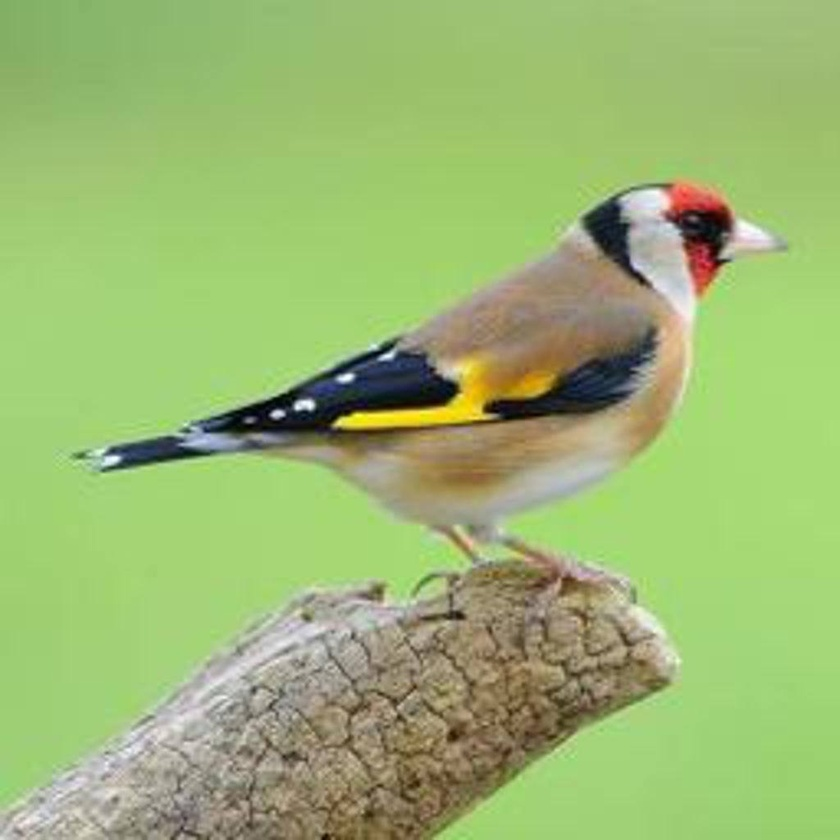
#> input picture Unit07/data/bird.jpg, 840 x 840 px, shrunk from 1024 x 1024 before the run
$ jupyter execute '7.4_Kmeans_Image segmentation_實戰.ipynb'
#> lines starting #> are read from the running program, lines starting #| are printed output that depends on the picture
[cell 1]
import numpy as np
import matplotlib.pyplot as plt
import cv2
from sklearn.cluster import KMeans

## 請安裝
> pip install opencv-python

# Problem : K-Means Clustering
**K-Means Clustering** is an unsupervised learning algorithm for data grouping. In image segmen- tation, it can be applied to partition image pixels into different groups based on the associated pixel values or features. In this problem, you will learn how to segment the provided image by using K-means clustering.

[cell 2]
img = cv2.imread('data/bird.jpg') #BGR
#> img is the input picture: shape (840, 840, 3); mean B, G, R 113.7, 183.4, 155.5
img = cv2.cvtColor(img, cv2.COLOR_BGR2RGB) #BGR轉RGB

## 1-1. cluster with only RGB values

[cell 3]
def km_clust(array, n_clusters):
    # Define the k-means clustering problem
    k_m = KMeans(n_clusters = n_clusters)
    # Solve the k-means clustering problem
    k_m.fit(array)
    # Get the coordinates of the clusters centres
    center = k_m.cluster_centers_
    print(center)
    # Get the label of each point
    label = k_m.labels_
    return(label, center)

[cell 4]
h, w, c = img.shape
#> h = 840; w = 840; c = 3
print(img.shape)
#| (840, 840, 3)
#長, 寬, RGB三色

Z = img.reshape((-1,3))
Z.shape
'''
np.reshape(A,(a,b))
A:需要被重新組合的陣列
(a,b): 各個維度的長度。比如要想展開成二維陣列，那麼(a,b)就是展開成a行b列。如果某一個維度長度不確定，可以用-1代替。
'''

Ka = [2, 4, 8, 32]
plt.figure(figsize=(16,12))

for i, K in enumerate(Ka):
    label, center = km_clust(Z, K)
    center = np.uint8(center[:,:])#將RGB轉成整數
    res = center[label.flatten()] #.flatten()降成一維
    res = res.reshape(img.shape) #變成可視化
    plt.subplot(1,len(Ka),i+1)
    plt.title("K={}".format(K))
    plt.imshow(res)
#> this loop made 4 passes
#> center on pass 1: [[163, 197, 120], [107, 95, 71]]
#> pass 1, `res = res.reshape(img.shape)`:
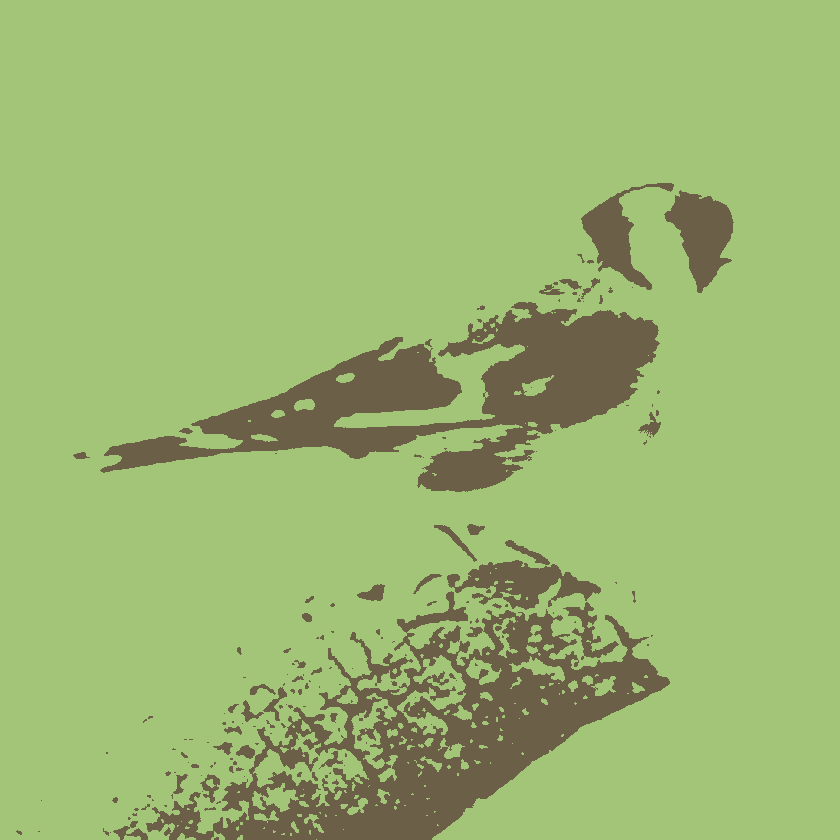
#> res: shape (840, 840, 3); mean R, G, B 155.2, 182.7, 113.1
#> pass 2, `res = res.reshape(img.shape)`:
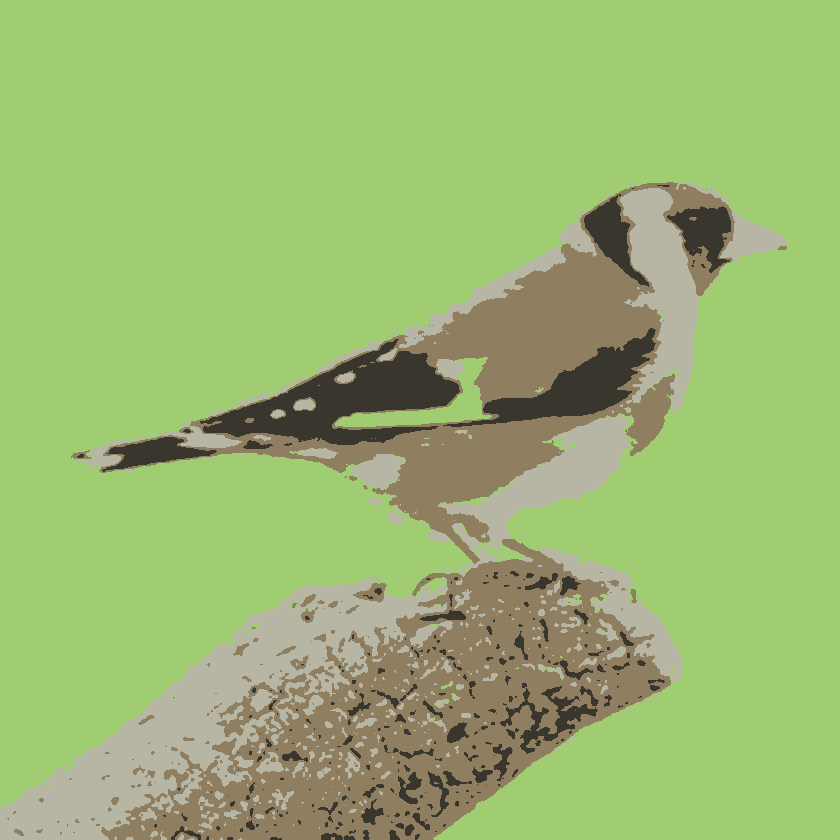
#> res: shape (840, 840, 3); mean R, G, B 154.8, 182.7, 113
#> pass 3, `res = res.reshape(img.shape)`:
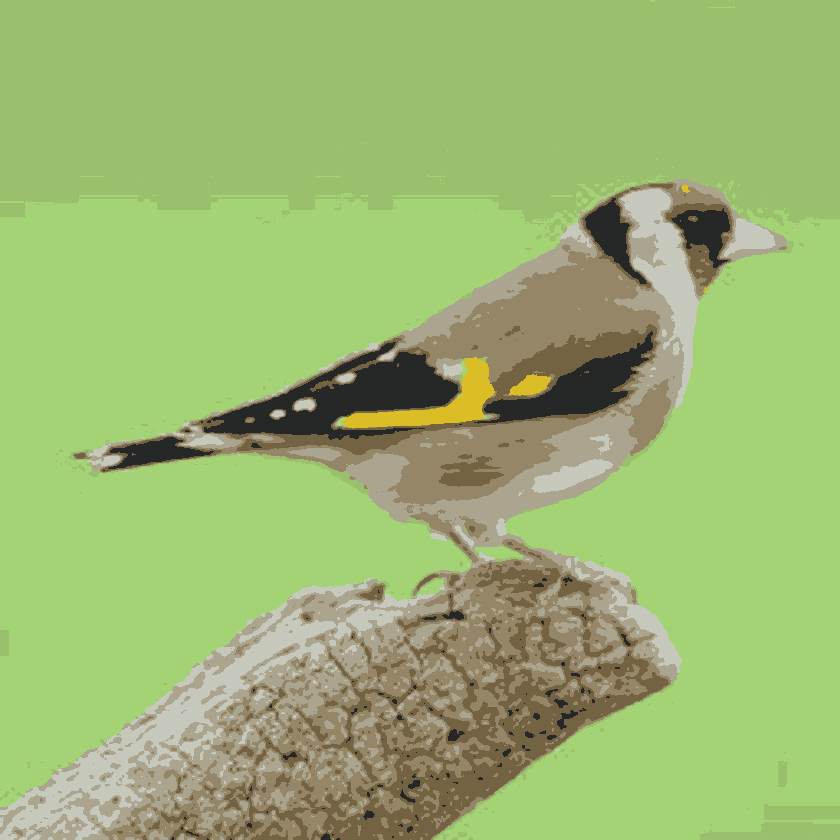
#> res: shape (840, 840, 3); mean R, G, B 155, 182.7, 113
'''
假設
center = [ [163 197 120], [107  95  71] ] -->RGB值，也是一個中心點
label = [0, 1, 0, 0, 1]
center[label]使用for迴圈後，意思是將label視為index值，若label=0，則寫入[163 197 120]，反之則寫入[107  95  71]

res.shape 原本是 (1048576, 3)
res.reshape(img.shape) 變成 (1024, 1024, 3)
'''
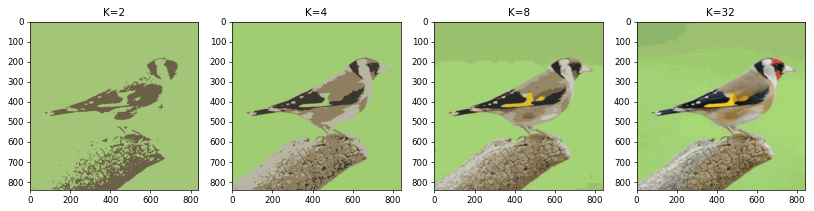
#> figure drawn by matplotlib, 4 panels

## 1-2. cluster with RGB values and the location

[cell 5]
h, w, c = img.shape

#Added location feature
Z = np.zeros((h, w, c+2))
for h in range(len(img)):
    for w in range(len(img[h])):
        Z[h][w] = np.append(img[h][w], [[h], [w]])
Z = Z.reshape(-1, 5)

Ks = [2,4]
plt.figure(figsize=(16,12))

for i, K in enumerate(Ks):
    label, center = km_clust(Z, K)

    # Now convert back into uint8, and make original image
    center = np.uint8(center[:, :3])
    res = center[label.flatten()]
    res = res.reshape((img.shape))

    plt.subplot(1, 5, i+1)
    plt.axis('off')
    plt.title("K = {}".format(K))
    plt.imshow(res)
#> this loop made 2 passes
#> center on pass 1: [[153, 185, 110], [157, 181, 117]]
#> pass 1, `res = res.reshape((img.shape))`:
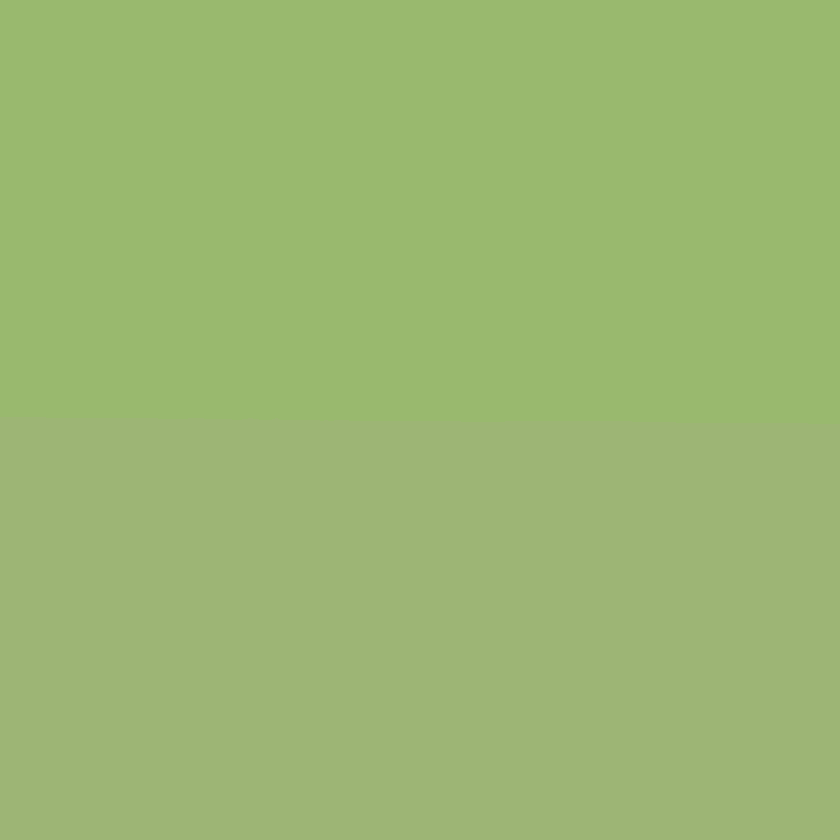
#> res: shape (840, 840, 3); mean R, G, B 155, 183, 113.5

plt.show()

## 1-3. explain the differences between the two methods under the same K.

[cell 6]
h, w, c = img.shape

#Added location feature
Z = np.zeros((h, w, c+2))
for h in range(len(img)):
    for w in range(len(img[h])):
        Z[h][w] = np.append(img[h][w], [[h/4], [w/4]])
Z = Z.reshape(-1, 5)

Ks = [2,4,8]
plt.figure(figsize=(16,12))

for i, K in enumerate(Ks):
    label, center = km_clust(Z, K)

    # Now convert back into uint8, and make original image
    center = np.uint8(center[:, :3])
    res = center[label.flatten()]
    res = res.reshape((img.shape))

    plt.subplot(1, 5, i+1)
    plt.axis('off')
    plt.title("K = {}".format(K))
    plt.imshow(res)
#> this loop made 3 passes
#> center on pass 1: [[160, 197, 121], [151, 171, 107]]
#> pass 2, `res = res.reshape((img.shape))`:
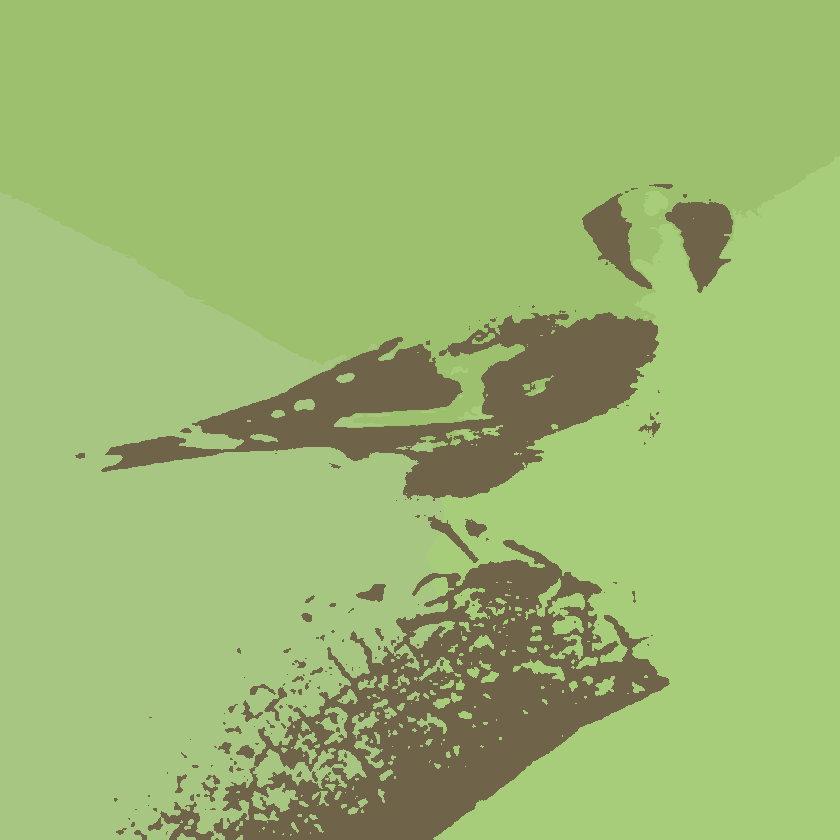
#> res: shape (840, 840, 3); mean R, G, B 154.9, 182.8, 113
#> pass 3, `res = res.reshape((img.shape))`:
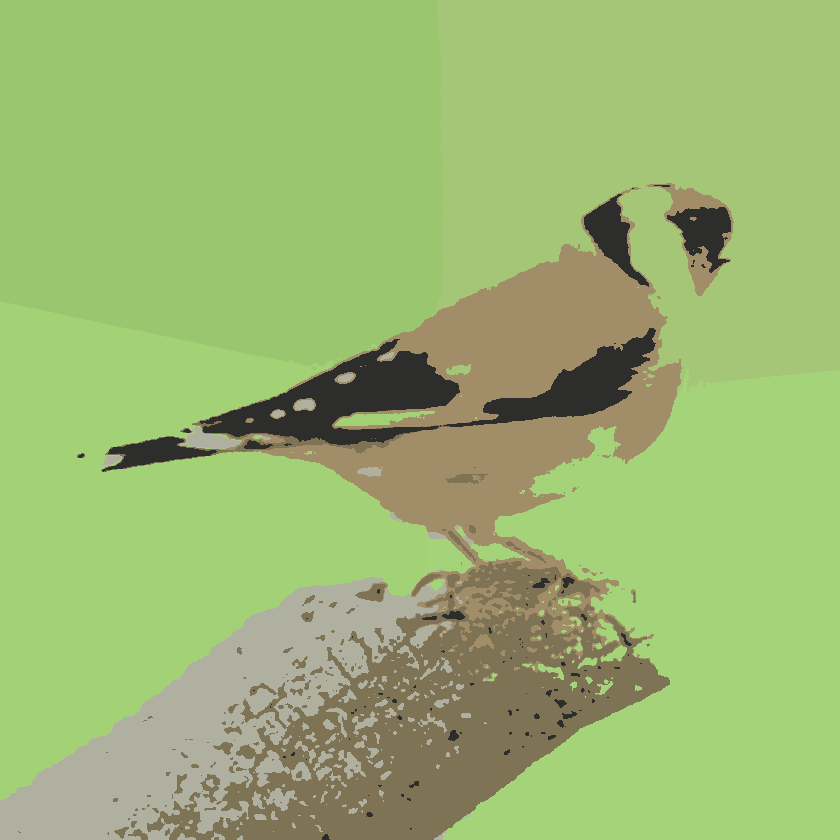
#> res: shape (840, 840, 3); mean R, G, B 155.1, 183, 113.4

plt.show()
